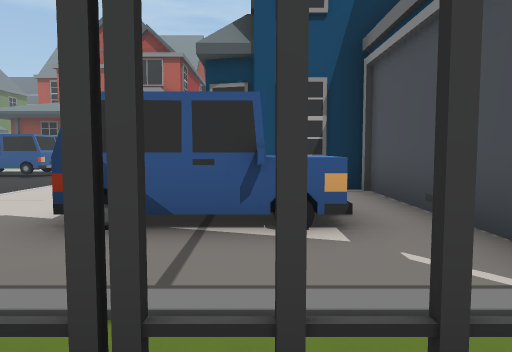
view 1 (above)

23 first-person views from a walk through a 3-D level made in the Unity game engine. The camera is 1.5 m above the floor, tilts 4° down and sees 70° across. The floor is counted in squares, 2 m on a side. Each view is taken from the middle of a square. On the plan, view 1 faces up. The plan holds only what a view shows up to about 11 squares ahead; the rest is blank. The place goes on beyond the plan.

view 2
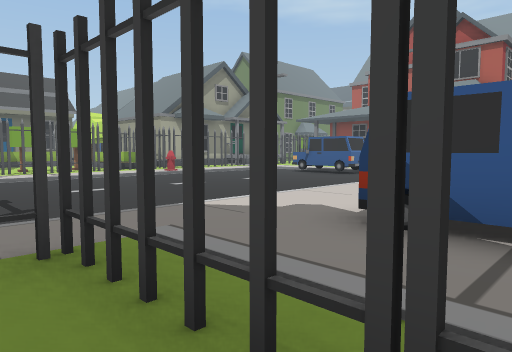

view 3
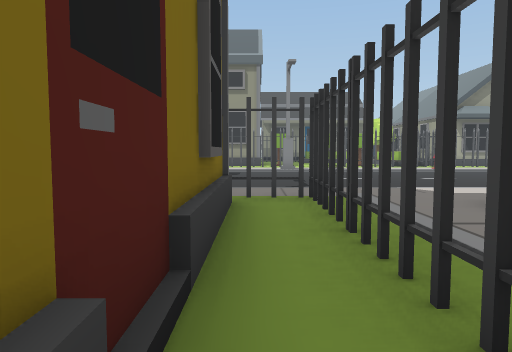

view 4
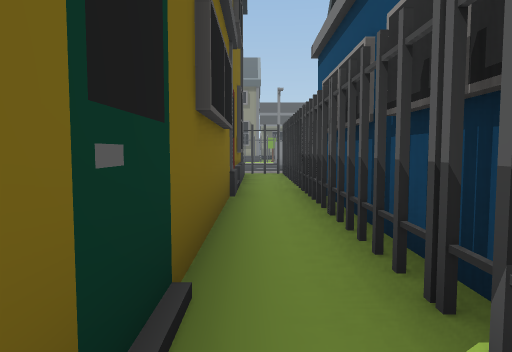

view 5
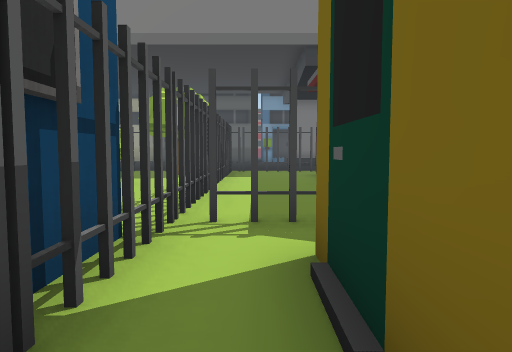

view 6
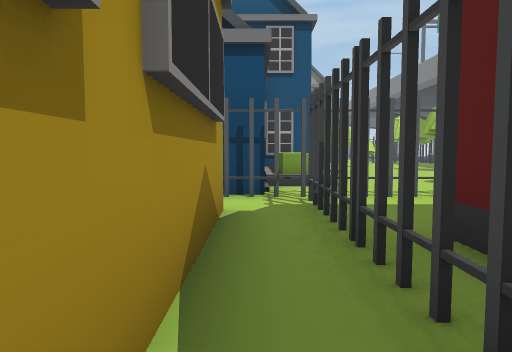

view 7
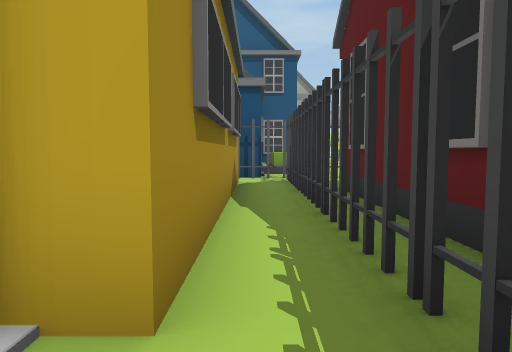

view 8
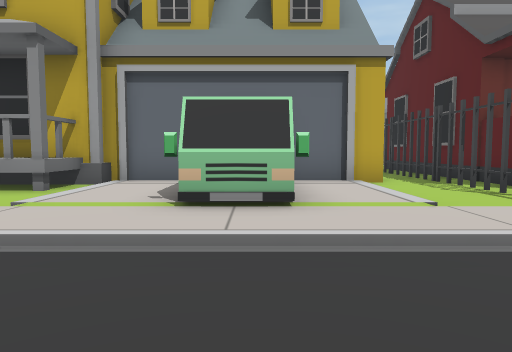

view 9
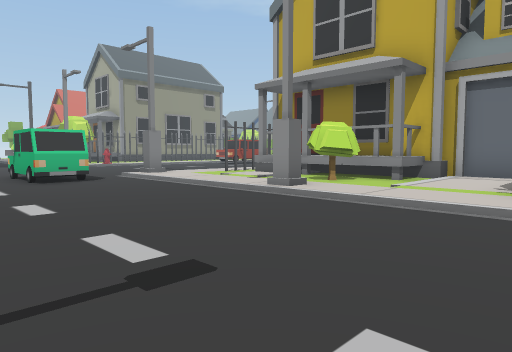

view 10
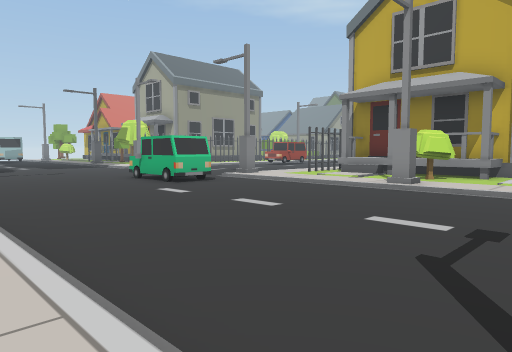

view 11
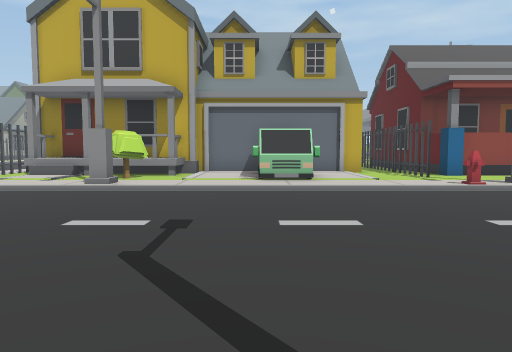

view 12
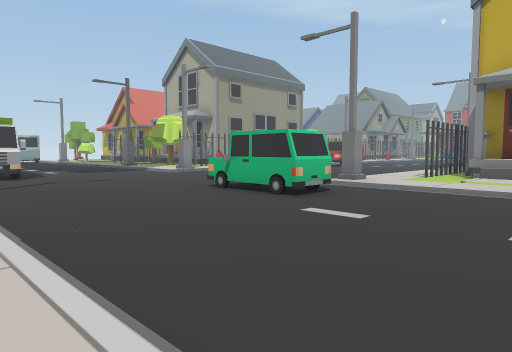

view 13
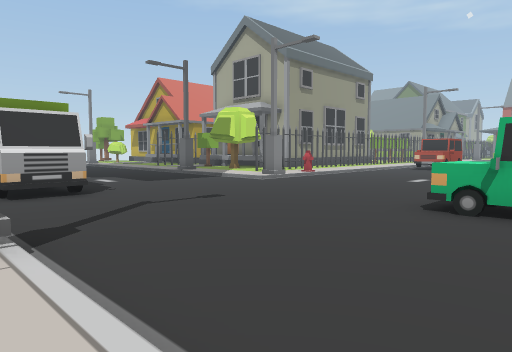

view 14
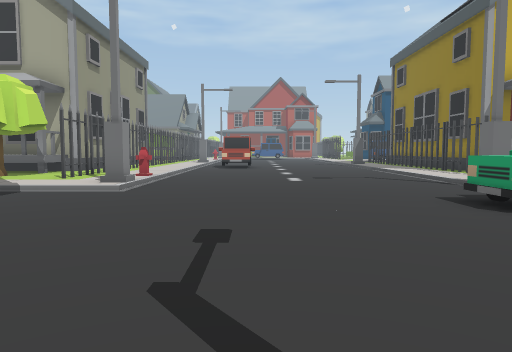

view 15
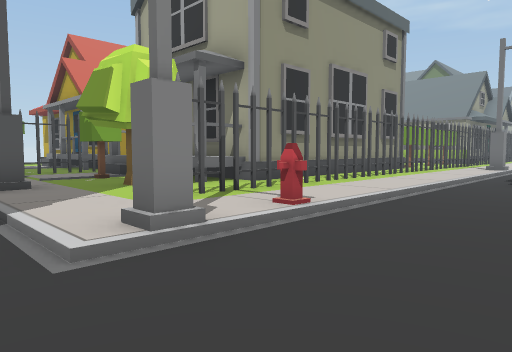

view 16
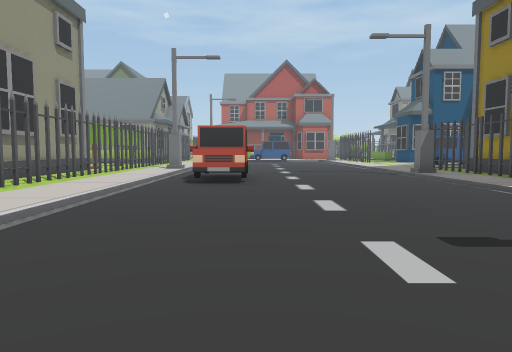

view 17
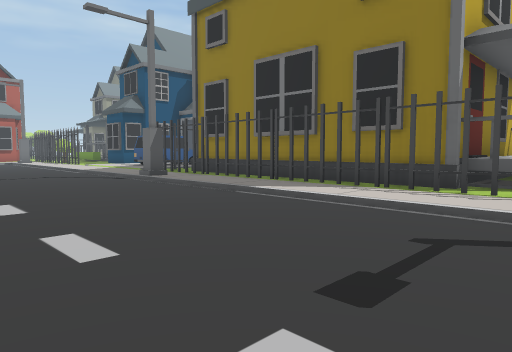

view 18
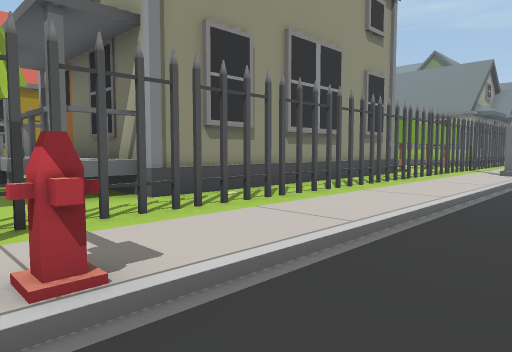

view 19
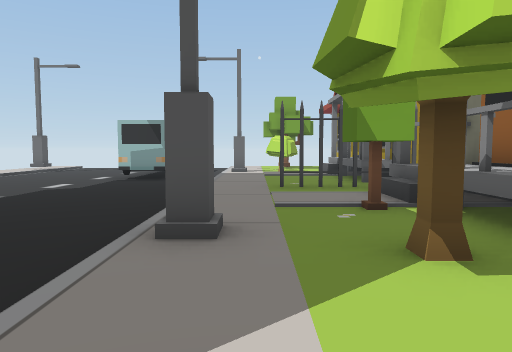

view 20
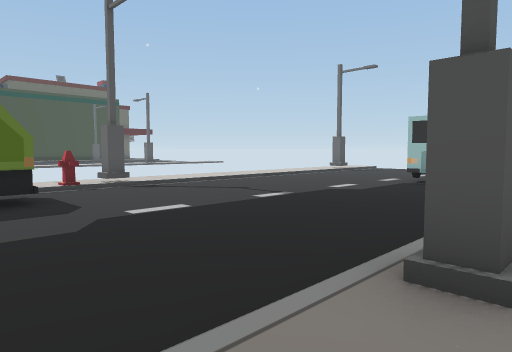

view 21
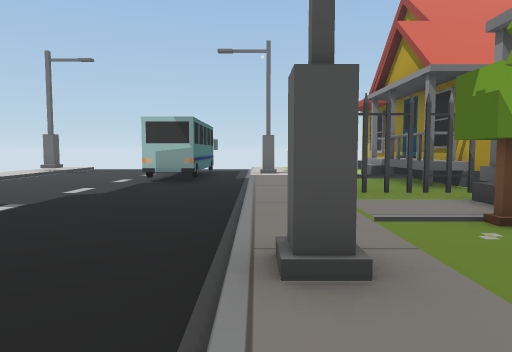

view 22
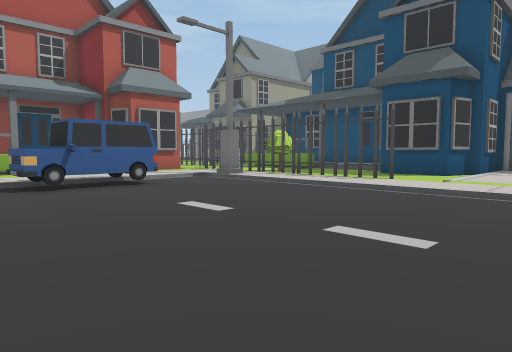

view 23
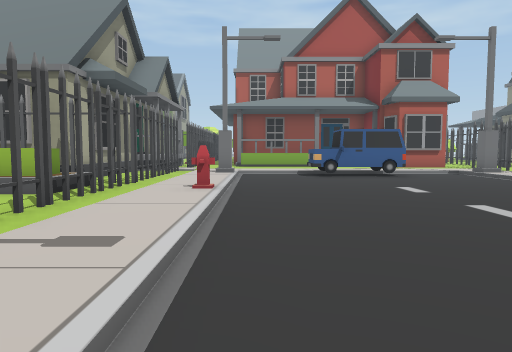

### Floor plan
Key: @ floor where view 1 was taken; # wall or solid block; x gap in a wall; . main floor; : floor 0.25 m higher than the main floor; / step, stairs or slope; = window, fence, low wall or low ledge; ^ raised ledge; C car; A van; T tree; H hydrant; R truck; I thing the floor can be seen under or through; B bus; O other object.
Columns run from 24 left of view 1 to 11 right of it. Each row starts with its distance up from view 1.
 12           #:#..CCC..##
 11           #::.......:x
 10          ##::.......:x::
  9         ###::.......:#:#
  8         /##::.......:#:#
  7        OOO#:H.......:::####
  6          ::#:.......::::::#
  5           :#:.......::   :#
  4            ::.......:::CC:#
  3            ::.......::::C:#
  2            #:.......::::::#
  1          T:##.  ....::##x##########:
  0          #:#:.   ...::x:@:::::::::#:
 -1          #:::.......#:###########:#:
 -2          #:#:.C.....::#         #:##
 -3          #:::.CC....::#         #:##
 -4          #:::.......::#         #:#
 -5          #:#:.......::#         #:#
 -6          #:::.......::#         #:#
 -7   #  # ###:::.......::#    ##  ##:#
 -8 ^^^:I####=:I:.......::######:  :::##
 -9 ::::IIT::::IH.......::#/#^x::A :::##
-10 ::::I:::T::I:.......:::::TT::AA:::::
-11 ::::::::::::#.......#:::::::://:::::
-12 ////////#////......./////#////////Hx
-13 ...................................
-14 B..................CC.............
-15 #..................C..............
-16 .................................
-17 .......... .....................
-18 .........#   R..................
-19    .......   .................
-20     :::H:        :::: ::::::::

Where each view was taken, in squares from view 1:
view 1: 0 up, 0 right, facing up
view 2: 0 up, 0 right, facing up-left
view 3: 0 up, 3 right, facing left
view 4: 0 up, 9 right, facing left
view 5: 0 up, 6 right, facing right
view 6: 5 down, 9 right, facing up
view 7: 9 down, 9 right, facing up
view 8: 15 down, 6 right, facing up
view 9: 17 down, 6 right, facing up-left
view 10: 20 down, 5 right, facing up-left
view 11: 20 down, 5 right, facing up
view 12: 20 down, 1 right, facing up-left
view 13: 20 down, 4 left, facing up-left
view 14: 19 down, 9 left, facing up
view 15: 13 down, 9 left, facing up-left
view 16: 12 down, 9 left, facing up
view 17: 10 down, 9 left, facing up-right
view 18: 10 down, 10 left, facing up-left
view 19: 11 down, 13 left, facing left
view 20: 11 down, 14 left, facing down-left
view 21: 12 down, 14 left, facing left
view 22: 4 up, 11 left, facing up-right
view 23: 1 up, 11 left, facing up
